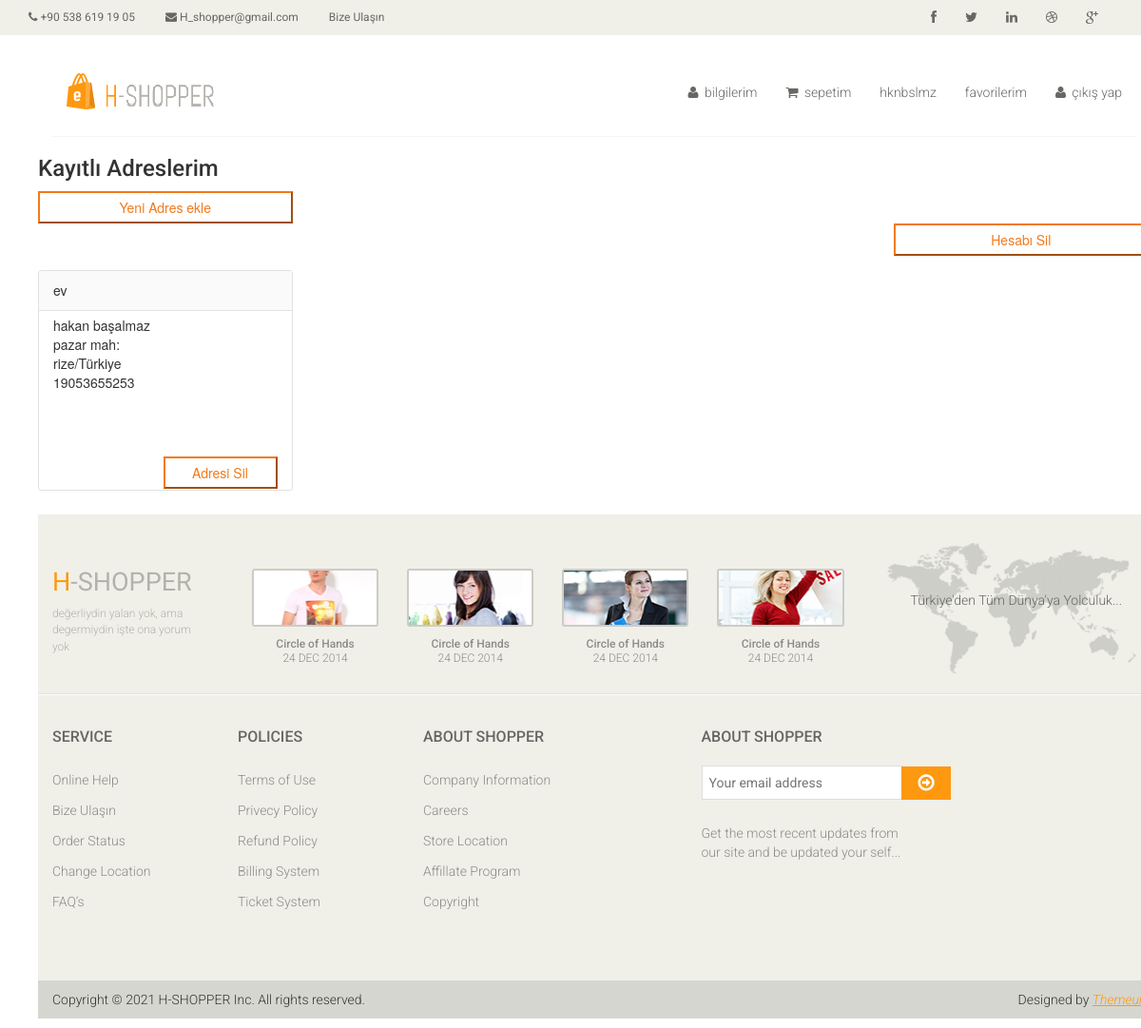
Screenshot of /user/info/ (signed in) with the database file from the repository.
### user/models.py (models this page shows)
class İnfos(models.Model):
    user = models.ForeignKey("auth.User",on_delete=models.CASCADE,verbose_name="kullanıcı")
    adress_name = models.CharField(max_length=25,null=True)
    name = models.CharField(max_length=25)
    surname = models.CharField(max_length=25)
    adress = models.CharField(max_length=60)
    tel_no = models.CharField(max_length=25)
    e_mail = models.EmailField(max_length=50)
    country = models.CharField(max_length=25)
    city = models.CharField(max_length=25)
    post_code = models.CharField(max_length=25)

### user/views.py (the view)
# urls.py: path('info/',views.İnfo,name="info"),
@login_required(login_url="error")
def İnfo(request):
    info = İnfos.objects.filter(user=request.user.id)
    return render(request,"info.html",{"info":info})

### templates/info.html (shortened to what this page needs)
{% extends "layout.html" %}
{% block body %}
{% load static %}
<div class="shopper-informations">
				<div class="row">
					<div class="col-sm-3">
					<h3>Kayıtlı Adreslerim</h3>
										<div><a href="/user/add/adress"><button type="button" class="ty-font-w-semi-bold ty-button ty-bordered ty-transition ty-input-small ty-secondary">Yeni Adres ekle</button></a> <a href="/user/delete"><button style="margin-left:900px;z-index:2;" type="button" class="ty-font-w-semi-bold ty-button ty-bordered ty-transition ty-input-small ty-secondary">Hesabı Sil</button></a></div>
					<div>
					{% for info in info %}
						<div class="ty-display-flex ty-bg-white ty-flex-column addresses-page-content-box">
						<div class="ty-display-flex addresses-page-content-box-header"><span class="ty-text ty-color-black ty-font-md ty-font-w-bold">{{info.adress_name}}</span></div>
						<div class="ty-display-flex ty-flex-column address-page-content-box-body"><span class="ty-text ty-color-black ty-font-sm ty-font-w-bold">{{info.name}} {{info.surname}}</span><span class="ty-text ty-color-black ty-font-sm">{{info.adress}} </span><span class="ty-text ty-color-black ty-font-sm">{{info.city}}/{{info.country}}</span><span class="ty-text ty-color-black ty-font-sm">{{info.tel_no}}</span></div>
						<br><div class="ty-display-flex ty-flex-row address-page-content-box-actions"><a href="/user/delete/adress/{{info.id}}"><button type="button" class="ty-font-w-semi-bold ty-button ty-bordered ty-transition ty-input-small ty-secondary">Adresi Sil</button></a></div>
						</div>
					{% endfor %}
						</div>
				</div>
			</div>
            <br>
{% endblock body %}

### templates/layout.html (shortened to what this page needs)
<!DOCTYPE html>
{% load static %}
<html lang="en">
<head>
    <link href="{% static 'css/bootstrap.min.css' %}" rel="stylesheet">
	<link href="{% static 'css/font-awesome.min.css' %}" rel="stylesheet">
	<link href="{% static 'css/prettyPhoto.css' %}" rel="stylesheet">
	<link href="{% static 'css/price-range.css' %}" rel="stylesheet">
	<link href="{% static 'css/animate.css' %}" rel="stylesheet">
	<link href="{% static 'css/main.css' %}" rel="stylesheet">
	<link href="{% static 'css/responsive.css' %}" rel="stylesheet">
</head>
<body>
<header id="header">
		<div class="header_top">
			<div class="container">
				<div class="row">
					<div class="col-sm-6">
						<div class="contactinfo">
							<ul class="nav nav-pills">
								<li><a href="#"><i class="fa fa-phone" style="color: #696763;;"></i> +90 538 619 19 05</a></li>
								<li><a href="#"><i class="fa fa-envelope" style="color: #696763;;"></i> H_shopper@gmail.com</a></li>
								<li><a href="/contact"> Bize Ulaşın</a></li>
							</ul>
						</div>
					</div>
					<div class="col-sm-6">
						<div class="social-icons pull-right">
							<ul class="nav navbar-nav">
								<li><a href="#" style="color: #696763;"><i class="fa fa-facebook"></i></a></li>
								<li><a href="#" style="color: #696763;"><i class="fa fa-twitter"></i></a></li>
								<li><a href="#" style="color: #696763;"><i class="fa fa-linkedin"></i></a></li>
								<li><a href="#" style="color: #696763;"><i class="fa fa-dribbble"></i></a></li>
								<li><a href="#" style="color: #696763;"><i class="fa fa-google-plus"></i></a></li>
							</ul>
						</div>
					</div>
				</div>
			</div>
		</div>
        <br>
        <ul class="messages">
<div class="header-middle">
	<div class="container">
		<div class="row">
			<div class="col-md-4 clearfix">
				<div class="logo pull-left">
					<a href="/"><img src="{% static 'images/home/logo1.png' %}" alt="" /></a>
				</div>
			</div>
			<div class="col-md-8 clearfix">
				<div class="shop-menu clearfix pull-right">
					<ul class="nav navbar-nav">
					{% if request.user.is_authenticated %}
					<li><a href="/user/info" ><i class="fa fa-user"></i> bilgilerim</a></li>
						<li><a href="/product/cart" ><i class="fa fa-shopping-cart"></i> sepetim</a></li>
						<li><a> {{request.user.username}}</a></li>
						<li><a href="/product/fav" > favorilerim</a></li>
						<li><a href="/user/logout"><i class="fa fa-user"></i> çıkış yap</a></li>
					{% else %}
					<li><a href="user/register"><i class="fa fa-lock"></i> giriş yap</a></li>
					{% endif %}
					</ul>
				</div>
			</div>
		</div>
	</div>
</div>
    {% block body %}
    {% endblock body %}
	<footer id="footer">
		<div class="footer-top">
			<div class="container">
				<div class="row">
					<div class="col-sm-2">
						<div class="companyinfo">
							<h2><span>H</span>-shopper</h2>
							<p>değerliydin yalan yok,
								ama degermiydin işte ona yorum yok</p>
						</div>
					</div>
					<div class="col-sm-7">
						<div class="col-sm-3">
							<div class="video-gallery text-center">
								<a href="#">
									<div class="iframe-img">
										<img src="{% static 'images/home/iframe1.png' %}" alt="" />
									</div>
								</a>
								<p>Circle of Hands</p>
								<h2>24 DEC 2014</h2>
							</div>
						</div>
						<div class="col-sm-3">
							<div class="video-gallery text-center">
								<a href="#">
									<div class="iframe-img">
										<img src="{% static 'images/home/iframe2.png' %}" alt="" />
									</div>
								</a>
								<p>Circle of Hands</p>
								<h2>24 DEC 2014</h2>
							</div>
						</div>
						<div class="col-sm-3">
							<div class="video-gallery text-center">
								<a href="#">
									<div class="iframe-img">
										<img src="{% static 'images/home/iframe3.png' %}" alt="" />
									</div>
								</a>
								<p>Circle of Hands</p>
								<h2>24 DEC 2014</h2>
							</div>
						</div>
						<div class="col-sm-3">
							<div class="video-gallery text-center">
								<a href="#">
									<div class="iframe-img">
										<img src="{% static 'images/home/iframe4.png' %}" alt="" />
									</div>
								</a>
								<p>Circle of Hands</p>
								<h2>24 DEC 2014</h2>
							</div>
						</div>
					</div>
					<div class="col-sm-3">
						<div class="address">
							<img src="{% static 'images/home/map.png' %}" alt="" />
							<p>Türkiye'den Tüm Dünya'ya Yolculuk...</p>
						</div>
					</div>
				</div>
			</div>
		</div>
		<div class="footer-widget">
			<div class="container">
				<div class="row">
					<div class="col-sm-2">
						<div class="single-widget">
							<h2>Service</h2>
							<ul class="nav nav-pills nav-stacked">
								<li><a href="#">Online Help</a></li>
								<li><a href="/contact">Bize Ulaşın</a></li>
								<li><a href="#">Order Status</a></li>
								<li><a href="#">Change Location</a></li>
								<li><a href="#">FAQ’s</a></li>
							</ul>
						</div>
					</div>
					<div class="col-sm-2">
						<div class="single-widget">
							<h2>Policies</h2>
							<ul class="nav nav-pills nav-stacked">
								<li><a href="#">Terms of Use</a></li>
								<li><a href="#">Privecy Policy</a></li>
								<li><a href="#">Refund Policy</a></li>
								<li><a href="#">Billing System</a></li>
								<li><a href="#">Ticket System</a></li>
							</ul>
						</div>
					</div>
					<div class="col-sm-2">
						<div class="single-widget">
							<h2>About Shopper</h2>
							<ul class="nav nav-pills nav-stacked">
								<li><a href="#">Company Information</a></li>
								<li><a href="#">Careers</a></li>
								<li><a href="#">Store Location</a></li>
								<li><a href="#">Affillate Program</a></li>
								<li><a href="#">Copyright</a></li>
							</ul>
						</div>
					</div>
					<div class="col-sm-3 col-sm-offset-1">
						<div class="single-widget">
							<h2>About Shopper</h2>
							<form action="#" class="searchform">
								<input type="text" placeholder="Your email address" />
								<button type="submit" class="btn btn-default"><i class="fa fa-arrow-circle-o-right"></i></button>
								<p>Get the most recent updates from <br />our site and be updated your self...</p>
							</form>
						</div>
					</div>
				</div>
			</div>
		</div>
		<div class="footer-bottom">
			<div class="container">
				<div class="row">
					<p class="pull-left">Copyright © 2021 H-SHOPPER Inc. All rights reserved.</p>
					<p class="pull-right">Designed by <span><a target="_blank" href="http://www.themeum.com">Themeum</a></span></p>
				</div>
			</div>
		</div>
	</footer>
</body>
</html>

### static/css/main.css (style rules this page uses)
body { font-family: 'Roboto', sans-serif; position: relative; font-weight: 400px; }
ul li { list-style: none; }
a { -webkit-transition: 300ms; transition: 300ms; }
h1, h2, h3, h4, h5, h6 { font-family: 'Roboto', sans-serif; }
.header_top { background: none repeat scroll 0 0 #F0F0E9; }
.contactinfo ul li:first-child { margin-left: -15px; }
.contactinfo ul li a { font-size: 12px; color: #696763; font-family: 'Roboto', sans-serif; }
.social-icons ul li a { border: 0 none; border-radius: 0; color: #696763; padding: 0px; }
.social-icons ul li { display: inline-block; }
.social-icons ul li a i { padding: 11px 15px; transition: all 0.9s ease 0s; -moz-transition: all 0.9s ease 0s; -webkit-transition: all 0.9s ease 0s; -o-transition: all 0.9s ease 0s; }
.header-middle .container .row { border-bottom: 1px solid #f5f5f5; margin-left: 0; margin-right: 0; padding-bottom: 20px; padding-top: 20px; }
.shop-menu ul li { display: inline-block; padding-left: 15px; padding-right: 15px; }
.shop-menu ul li:last-child { padding-right: 0; }
.shop-menu ul li a { background: #FFFFFF; color: #696763; font-family: 'Roboto', sans-serif; font-size: 14px; font-weight: 300; padding: 0; padding-right: 0; margin-top: 10px; }
.shop-menu ul li a i { margin-right: 3px; }
#footer { background: #F0F0E9; }
.footer-top .container { border-bottom: 1px solid #E0E0DA; padding-bottom: 20px; }
.companyinfo { margin-top: 57px; }
.companyinfo h2 { color: #B4B1AB; font-family: abel; font-size: 27px; text-transform: uppercase; }
.companyinfo h2 span { color: #FE980F; }
.companyinfo p { color: #B3B3AD; font-family: 'Roboto', sans-serif; font-size: 12px; font-weight: 300; }
.footer-top .col-sm-3 { overflow: hidden; }
.video-gallery { margin-top: 57px; position: inherit; }
.video-gallery a img { height: 100%; width: 100%; }
.iframe-img { position: relative; display: block; height: 61px; margin-bottom: 10px; border: 2px solid #CCCCC6; border-radius: 3px; }
.video-gallery p { color: #8C8C88; font-family: 'Roboto', sans-serif; font-size: 12px; font-weight: 500; margin-bottom: 0px; }
.video-gallery h2 { color: #8c8c88; font-family: 'Roboto', sans-serif; font-size: 12px; font-weight: 300; text-transform: uppercase; margin-top: 0px; }
.address { margin-top: 30px; position: relative; overflow: hidden; }
.address img { width: 100%; }
.address p { color: #666663; font-family: 'Roboto', sans-serif; font-size: 14px; font-weight: 300; left: 25px; position: absolute; top: 50px; }
.footer-widget { margin-bottom: 68px; }
.footer-widget .container { border-top: 1px solid #FFFFFF; padding-top: 15px; }
.single-widget h2 { color: #666663; font-family: 'Roboto', sans-serif; font-size: 16px; font-weight: 500; margin-bottom: 22px; text-transform: uppercase; }
.single-widget ul li a { color: #8C8C88; font-family: 'Roboto', sans-serif; font-size: 14px; font-weight: 300; padding: 5px 0; }
.searchform input { border: 1px solid #DDDDDD; color: #CCCCC6; font-family: 'Roboto', sans-serif; font-size: 14px; margin-top: 0; outline: medium none; padding: 7px; width: 212px; }
.searchform button { background: #FE980F; border: medium none; border-radius: 0; margin-left: -5px; margin-top: -3px; padding: 7px 17px; }
.searchform button i { color: #FFFFFF; font-size: 20px; }
.searchform p { color: #8C8C88; font-family: 'Roboto', sans-serif; font-size: 14px; font-weight: 300; margin-top: 25px; }
.footer-bottom { background: #D6D6D0; padding-top: 10px; }
.footer-bottom p { color: #363432; font-family: 'Roboto', sans-serif; font-weight: 300; margin-left: 15px; }
.footer-bottom p span a { color: #FE980F; font-style: italic; text-decoration: underline; }

### rows the page displays
İnfos: adress_name "ev", name "hakan", surname "başalmaz", adress "pazar mah:", city "rize", country "Türkiye", tel_no "19053655253"

### other values shown
{{ request.user.username }} "hknbslmz"
